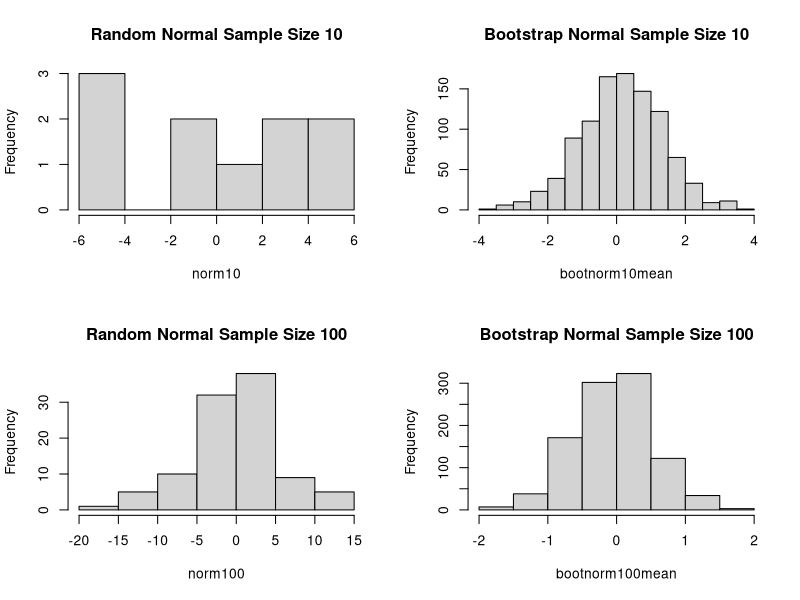
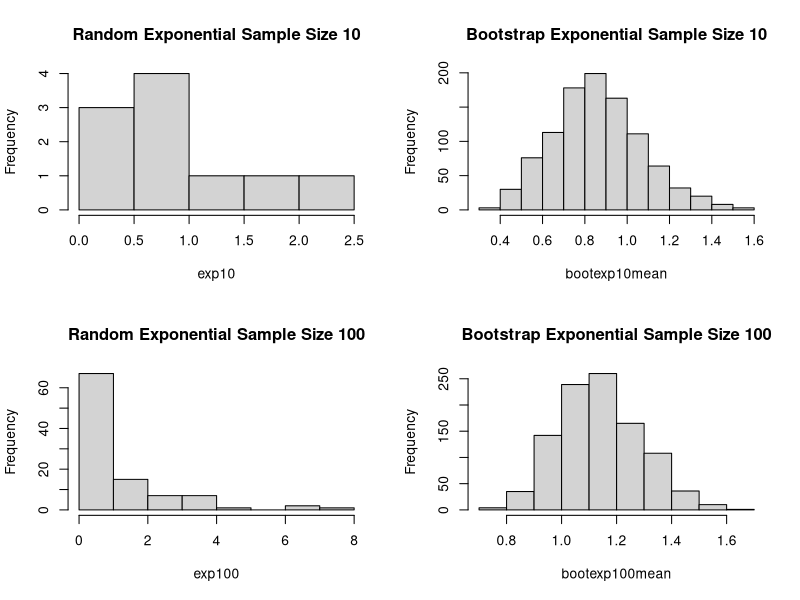

Here is the R script that generated these plots, in order:
## ---- chunk 1
## Define two random normal distributions with two different samples sizes
norm10  <- rnorm(10, mean = 0, sd = 5)  # Small sample size
norm100 <- rnorm(100, mean = 0, sd = 5) # Larger sample size

## Define two random exponential distributions with two different sample sizes
exp10   <- rexp(10)  # small sample size
exp100  <- rexp(100) # large sample size

## Define nsim which is the number of simulation runs
nsim <- 1000

## Initializating and defining bootstrap vectors that are going to hold all 
## the 1000 means for each random generation. Vector are numiric with length nsim
bootnorm10mean  <- numeric(nsim)
bootnorm100mean <- numeric(nsim)
bootexp10mean   <- numeric(nsim)
bootexp100mean  <- numeric(nsim)

## This is the bootstrapping for loop that generates 1000 bootstrap means.
## For bootnorm1, this loop is going to generate a new sample of size 10 from the
## random normal generation and get the mean of that random normal sample size of 10
## and place it in the vector bootnorm1. This concept is repeated for the other 
## distributions and sample sizes.
for (i in 1:nsim) {
  bootnorm10  <- sample(norm10, size = length(norm10), replace = TRUE)
  bootnorm100 <- sample(norm100, size = length(norm100), replace = TRUE)
  bootexp10   <- sample(exp10, size = length(exp10), replace = TRUE)
  bootexp100  <- sample(exp100, size = length(exp100), replace = TRUE)
  
  bootnorm10mean[i] <- mean(bootnorm10)
  bootnorm100mean[i]<- mean(bootnorm100)
  bootexp10mean[i]  <- mean(bootexp10)
  bootexp100mean[i] <- mean(bootexp100)
}
## ---- chunk 2
## For sample size 10: Random normal vs Bootstrap normal summary statistics
summary(norm10)
summary(bootnorm10mean)
## ---- chunk 3
## For sample size 100: Random normal vs Bootstrap normal summary statistics
summary(norm100)
summary(bootnorm100mean)
## ---- chunk 4
## For sample size 10: Random exponential vs Bootstrap exponential summary statistics
summary(exp10)
summary(bootexp10mean)
## ---- chunk 5
## For sample size 100: Random exponential vs Bootstrap exponential summary statistics
summary(exp100)
summary(bootexp100mean)
## ---- chunk 6
## Histogram outputs for random normal distribution & Bootstrapped normal for samples 10 & 100
par(mfrow = c(2,2))
hist(norm10, main = "Random Normal Sample Size 10")
hist(bootnorm10mean, main = "Bootstrap Normal Sample Size 10")
hist(norm100, main = "Random Normal Sample Size 100")
hist(bootnorm100mean, main = "Bootstrap Normal Sample Size 100")
## ---- chunk 7
## Histogram outputs for random exponential distribution & Bootstrapped exponential for samples 10 & 100
par(mfrow = c(2,2))
hist(exp10, main = "Random Exponential Sample Size 10")
hist(bootexp10mean, main = "Bootstrap Exponential Sample Size 10")
hist(exp100, main = "Random Exponential Sample Size 100")
hist(bootexp100mean, main = "Bootstrap Exponential Sample Size 100")
## ---- chunk 8
sessionInfo()
